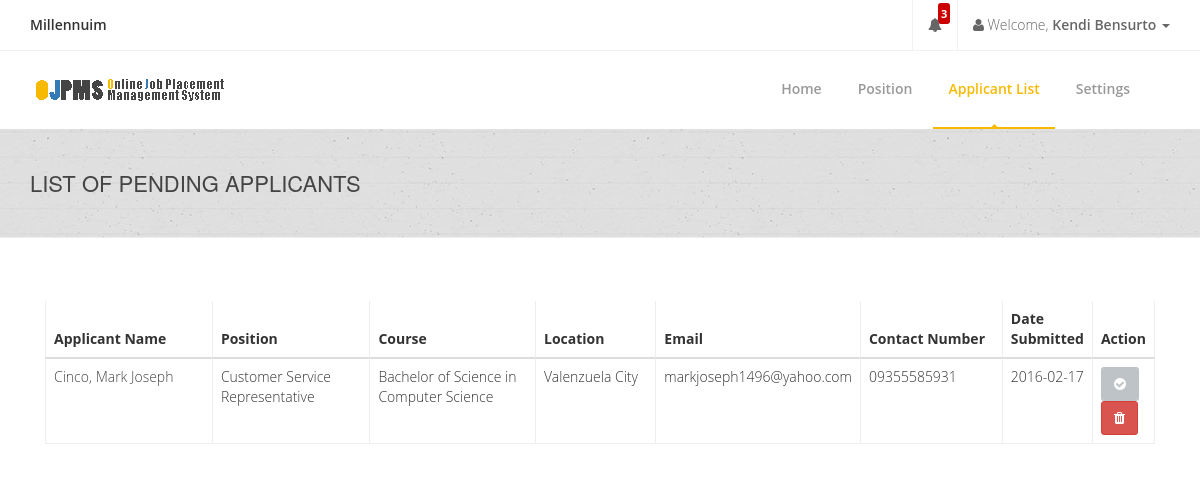
The page /company/company-pendingapplicants.php (signed in) on the database its author committed.
### tables this page shows
CREATE TABLE `companyinfotbl` (
  `CompanyID` int(255) NOT NULL AUTO_INCREMENT,
  `CompanyName` varchar(255) DEFAULT NULL,
  `Description` varchar(10000) DEFAULT NULL,
  `Industry` varchar(255) DEFAULT '',
  `Classification` varchar(255) DEFAULT NULL,
  `City` varchar(255) DEFAULT NULL,
  `PostalCode` varchar(255) DEFAULT NULL,
  `PhoneNum` varchar(255) DEFAULT NULL,
  `MobileNum` varchar(255) DEFAULT NULL,
  `Fax` varchar(255) DEFAULT NULL,
  `FirstName` varchar(255) DEFAULT NULL,
  `MiddleName` varchar(255) DEFAULT NULL,
  `LastName` varchar(255) DEFAULT NULL,
  `Position` varchar(255) DEFAULT NULL,
  `Department` varchar(255) DEFAULT NULL,
  `Email` varchar(255) DEFAULT NULL,
  `Password` varchar(255) DEFAULT NULL,
  `SaltedPassword` varchar(255) DEFAULT NULL,
  `Address` varchar(255) DEFAULT NULL,
  `Status` varchar(255) DEFAULT NULL,
  `Website` varchar(255) DEFAULT NULL,
  `ProfileImage` varchar(255) DEFAULT NULL,
  PRIMARY KEY (`CompanyID`)
);

CREATE TABLE `requesttocompanytbl` (
  `RID` int(11) NOT NULL AUTO_INCREMENT,
  `CompanyID` varchar(255) NOT NULL,
  `StudentID` varchar(255) NOT NULL,
  `PositionID` varchar(255) NOT NULL,
  `Status` varchar(10) NOT NULL,
  `DateSubmitted` varchar(255) NOT NULL,
  `_Date` varchar(255) NOT NULL,
  `Message` varchar(255) NOT NULL,
  PRIMARY KEY (`RID`)
);

CREATE TABLE `studentinfotbl` (
  `StudentID` varchar(255) NOT NULL,
  `Password` varchar(255) NOT NULL,
  `SaltedPassword` varchar(255) NOT NULL,
  `FirstName` varchar(255) NOT NULL,
  `MiddleName` varchar(255) NOT NULL,
  `LastName` varchar(255) NOT NULL,
  `Gender` varchar(255) NOT NULL,
  `Birthdate` varchar(255) NOT NULL,
  `Status` varchar(255) NOT NULL,
  `CivilStatus` varchar(255) NOT NULL,
  `Nationality` varchar(255) NOT NULL,
  `EmploymentStatus` varchar(255) NOT NULL,
  `FBLink` varchar(255) NOT NULL,
  `TwitterLink` varchar(255) NOT NULL,
  `ProfileImage` varchar(255) NOT NULL,
  `MajorCourse` varchar(255) NOT NULL,
  `Objectives` varchar(300) NOT NULL,
  PRIMARY KEY (`StudentID`)
);

CREATE TABLE `comppositiontbl` (
  `PositionID` int(11) NOT NULL AUTO_INCREMENT,
  `CompanyID` varchar(50) DEFAULT NULL,
  `Email` varchar(255) DEFAULT NULL,
  `PostingDateFrom` varchar(255) DEFAULT NULL,
  `PostingDateTo` varchar(255) DEFAULT NULL,
  `PositionTitle` varchar(255) DEFAULT NULL,
  `PositionLevel` varchar(255) DEFAULT NULL,
  `JobDescription` varchar(255) DEFAULT NULL,
  `JSpecialization` varchar(255) DEFAULT NULL,
  `EType` varchar(255) DEFAULT NULL,
  `AvPosition` varchar(255) DEFAULT NULL,
  `MonthlySalary` varchar(255) DEFAULT NULL,
  `YExperience` varchar(255) DEFAULT NULL,
  `DegreeLevel` varchar(255) DEFAULT NULL,
  `Languages` varchar(255) DEFAULT NULL,
  `ReqSkills` varchar(500) DEFAULT NULL,
  `Tags` varchar(255) DEFAULT NULL,
  PRIMARY KEY (`PositionID`)
);

CREATE TABLE `coursetbl` (
  `CourseID` int(11) NOT NULL AUTO_INCREMENT,
  `CourseTitle` varchar(255) NOT NULL,
  `CourseCode` varchar(255) NOT NULL,
  `CourseDescription` varchar(255) NOT NULL,
  PRIMARY KEY (`CourseID`)
);

CREATE TABLE `studcontactstbl` (
  `ContactsID` int(11) NOT NULL AUTO_INCREMENT,
  `StudentID` varchar(255) NOT NULL,
  `Email` varchar(255) NOT NULL,
  `Address` varchar(255) NOT NULL,
  `MobileNumber` varchar(255) NOT NULL,
  `Region` varchar(255) NOT NULL,
  `HomeNumber` varchar(255) NOT NULL,
  `PostalCode` varchar(255) NOT NULL,
  `WorkNumber` varchar(255) NOT NULL,
  `City` varchar(255) NOT NULL,
  PRIMARY KEY (`ContactsID`)
);

### connection.php (called while the page is built, shortened)
<?php
class GSecureSQLConfig
{
    static function get_mysqli_config($type = NULL)
    {
        if (strtoupper($type) == 'LOCALHOST') {
            return array(
                'host' => 'localhost:3306',
                'user' => 'root',
                'pass' => '',
                'db' => 'e2edb'
            );
        } else {
            return array(
                'host' => 'mysql.hostinger.ph',
                'user' => 'u987316885_e2edb',
                'pass' => 'o2ehQX3wqO',
                'db' => 'u987316885_e2edb'
            );
        }
    }
}
class GSecureSQL
{
    private static $config;
    private static function _get_mysqli_config()
    {
        self::$config = GSecureSQLConfig::get_mysqli_config();
    }
    static function query($sql, $has_return = FALSE, $types = NULL)
    {
        $cn = new mysqli(
            self::$config['host'],
            self::$config['user'],
            self::$config['pass'],
            self::$config['db']
        );
        $ret = NULL;
        $st = $cn->prepare($sql);
        if (is_null($types)) {
            if (!$has_return) {
                $st->execute();
                $st->close();
                $cn->close();
                $ret = 'Query has been executed';
            } else {
                $st->execute();
                $code_result = '$st->bind_result(';
                $bool = false;
                $p = array();
                for($i = 0; $i < $st->field_count; $i++){
                    if(!$bool){
                        $bool = true;
                        $code_result .= '$p[' . $i . ']';
                    }else{
                        $code_result .= ',$p[' . $i . ']';
                    }
                }
                $code_result .= ');';
                eval($code_result);
                $ret = array();
                $k = 0;
                while($st->fetch()){
                    for($i = 0; $i < count($p); $i++){
                        $ret[$k][$i] = $p[$i];
                    }
                    $k++;
                }
                $st->close();
                $cn->close();
            }
        } else {
            if (!$has_return) {
                $arg = func_get_args();
                $code = '$st->bind_param($types';
                for ($i = 3; $i < count($arg); $i++) {
                    $code .= ',$arg[' . $i . ']';
                }
                $code .= ');';
                eval($code);
                $st->execute();
                $st->close();
                $cn->close();
            } else {
                $arg = func_get_args();
                $code = '$st->bind_param($types';
                for ($i = 3; $i < count($arg); $i++) {
                    $code .= ',$arg[' . $i . ']';
                }
                $code .= ');';
                eval($code);
                $st->execute();
                $code_result = '$st->bind_result(';
                $bool = false;
                $p = array();
                for($i = 0; $i < $st->field_count; $i++){
                    if(!$bool){
                        $bool = true;
                        $code_result .= '$p[' . $i . ']';
                    }else{
                        $code_result .= ',$p[' . $i . ']';
                    }
                }
                $code_result .= ');';
                eval($code_result);
                $ret = array();
                $k = 0;
                while($st->fetch()){
                    for($i = 0; $i < count($p); $i++){
                        $ret[$k][$i] = $p[$i];
                    }
                    $k++;
                }
            }
        }
        return $ret;
    }
}

### company/company-pendingapplicants.php (the view, shortened to what this page needs)
<?php
include('../connection.php');
if (isset($_SESSION['CompanyID'])) {
    $CompanyID = $_SESSION['CompanyID'];
} else {
    header("location: ../login-company.php");
}
$companyinfo_tbl =
    GSecureSQL::query(
        "SELECT CompanyName, FirstName, LastName FROM companyinfotbl WHERE CompanyID = ?",
        TRUE,
        "s",
        $CompanyID
    );
$CompanyName = $companyinfo_tbl[0][0];
$cFirstName = $companyinfo_tbl[0][1];
$cLastName = $companyinfo_tbl[0][2];
?>
<!doctype html>
<html lang="en">
<head>
    <link href="../css/bootstrap.min.css" rel="stylesheet"/>
    <link href="../css/bootstrapValidator.min.css" rel="stylesheet"/>
    <link rel="stylesheet" href="../css/font-awesome.min.css" type="text/css" media="screen">
    <link rel="stylesheet" type="text/css" href="../fonts/ffonts/montserrat.css">
    <link rel="stylesheet" type="text/css" href="../fonts/ffonts/open-sans.css">
    <link rel="stylesheet" type="text/css" href="../css/slicknav.css" media="screen">
    <link rel="stylesheet" type="text/css" href="../css/style.css" media="screen">
    <link rel="stylesheet" type="text/css" href="../css/responsive.css" media="screen">
    <link rel="stylesheet" type="text/css" href="../css/animate.css" media="screen">
    <link rel="stylesheet" type="text/css" href="../css/colors/yellow.css" title="yellow" media="screen"/>
    <link rel="stylesheet" href="../css/notif.css"/>
</head>
<body>
<div id="container">
    <div class="hidden-header"></div>
    <header class="clearfix">
        <div class="top-bar">
            <div class="container">
                <div class="row">
                    <div class="col-md-7">
                        <ul class="contact-details">
                            <li class="profile-name"><b><?php echo $CompanyName; ?></b></li>
                        </ul>
                    </div>
                    <div class="col-md-5">
                        <ul class="nav navbar-nav navbar-right">
                            <li class="dropdown icon-border" id="notificationLink">
                                <span id="notification_count">3</span>
                                <a href="#" class="bell itl-tooltip" data-placement="bottom" data-toggle="dropdown"><i
                                        class="fa fa-bell"></i></a>
                            </li>
                            <li class="dropdown">
                                <a href="#" class="dropdown-toggle" data-toggle="dropdown"><b class="fa fa-user"></b>
                                    Welcome, <b><?php echo $cFirstName . " " . $cLastName; ?> </b><b class="caret"></b></a>
                            </li>
                        </ul>
                    </div>
                </div>
            </div>
        </div>
        <div class="navbar navbar-default navbar-top">
            <div class="container">
                <div class="navbar-header">
                    <a class="navbar-brand" href="">
                        <img src="../images/ojpms.png">
                    </a>
                </div>
                <div class="navbar-collapse collapse">
                    <ul class="nav navbar-nav navbar-right">
                        <li>
                            <a href="company.php">Home</a>
                        </li>
                        <li>
                            <a>Position</a>
                        </li>
                        <li>
                            <a class="active">Applicant List</a>
                        </li>
                        <li>
                            <a href="company-settings.php">Settings</a>
                        </li>
                    </ul>
                </div>
            </div>
        </div>
    </header>
    <div class="page-banner" style="padding:40px 0; center #f9f9f9;">
        <div class="container">
            <div class="row">
                <div class="col-md-6">
                    <h2>List of Pending Applicants</h2>
                </div>
            </div>
        </div>
    </div>
    <br><br><br>
    <div class="container">
        <div class="col-md-12">
            <table class="table segment table-hover">
                <thead>
                <tr>
                    <th width='20%' class='tabletitle'>Applicant Name</th>
                    <th width='17%' class='tabletitle'>Position</th>
                    <th width='20%' class='tabletitle'>Course</th>
                    <th width='13%' class='tabletitle'>Location</th>
                    <th width='15%' class='tabletitle'>Email</th>
                    <th width='15%' class='tabletitle'>Contact Number</th>
                    <th width='15%' class='tabletitle'>Date Submitted</th>
                    <th width='10%' class='tabletitle'>Action</th>
                </thead>
                <?php
                $requesttocompany_tbl =
                    GSecureSQL::query(
                        "SELECT
                              requesttocompanytbl.RID,
                              requesttocompanytbl.StudentID,
                              requesttocompanytbl.PositionID,
                              requesttocompanytbl.Status,
                              studentinfotbl.StudentID,
                              studentinfotbl.FirstName,
                              studentinfotbl.LastName,
                              studentinfotbl.MajorCourse,
                              studcontactstbl.StudentID,
                              studcontactstbl.City,
                              studcontactstbl.Email,
                              comppositiontbl.PositionID,
                              comppositiontbl.PositionTitle,
                              requesttocompanytbl.DateSubmitted,
                              studcontactstbl.MobileNumber
                              FROM
                              requesttocompanytbl
                              INNER JOIN comppositiontbl ON requesttocompanytbl.PositionID = comppositiontbl.PositionID
                              INNER JOIN studentinfotbl ON requesttocompanytbl.StudentID = studentinfotbl.StudentID
                              INNER JOIN studcontactstbl ON studentinfotbl.StudentID = studcontactstbl.StudentID
                              WHERE requesttocompanytbl.Status = 'Pending' AND requesttocompanytbl.CompanyID = ?
                              ",
                        TRUE,
                        "s",
                        $CompanyID
                    );
                foreach ($requesttocompany_tbl as $value) {
                    $RID = $value[0];
                    $PositionLevel = $value[12];
                    $FirstName = $value[5];
                    $LastName = $value[6];
                    $MajorCourse = $value[7];
                    $Location = $value[9];
                    $Email = $value[10];
                    $DateSubmitted = $value[13];
                    $ContactNumber = $value[14];
                    $coursetbl =
                        GSecureSQL::query(
                            "SELECT CourseTitle FROM coursetbl WHERE CourseCode = ?",
                            TRUE,
                            "s",
                            $MajorCourse
                        );
                    foreach ($coursetbl as $value1) {
                        $MajorCourse = $value1[0];
                    }
                    ?>
                    <tbody>
                    <tr>
                        <td width='20%' class=tabletitle><a href=''><?php echo $LastName . ", " . $FirstName; ?></a></td>
                        <td width='17%' class=tabletitle><?php echo $PositionLevel; ?></td>
                        <td width='20%' class=tabletitle><?php echo $MajorCourse; ?></td>
                        <td width='12%' class=tabletitle><?php echo $Location; ?></td>
                        <td width='15%' class=tabletitle><?php echo $Email; ?></td>
                        <td width='15%' class=tabletitle><?php echo $ContactNumber; ?></td>
                        <td width='15%' class=tabletitle><?php echo $DateSubmitted; ?></td>
                        <td>
                            <button class='btn btn-default' data-toggle='modal'
                                    data-target='#AcceptRequest<?php echo $RID; ?>'>
                                <i class='fa fa-check-circle'></i></button>
                            <button class='btn btn-danger' data-toggle='modal'
                                    data-target='#DeclineRequest<?php echo $RID; ?>'>
                                <i class='fa fa-trash fa-1x'></i></button>
                        </td>
                    </tbody>
                    <?php
                }
                ?>
            </table>
        </div>
    </div>
</body>
</html>

### css/colors/yellow.css (style rules this page uses)
a { color: #444; }
.navbar-default .navbar-nav > li:hover > a, .navbar-default .navbar-nav > li > a.active { color: #f8ba01; }
.navbar-default .navbar-nav > li > a:after { background-color: #f8ba01; }
.navbar-default .navbar-nav > li > a.active, .navbar-default .navbar-nav > li:hover > a { border-color: #f8ba01; }

### css/notif.css (style rules this page uses)
#notification_count { padding: 0 3px; background: #cc0000; color: #ffffff; font-weight: bold; margin-left: 25px; border-radius: 3px; -moz-border-radius: 3px; -webkit-border-radius: 3px; position: absolute; margin-top: 3px; font-size: 11px; }
.icon-border { border-left: 1px solid #f2f2f2; border-right: 1px solid #f2f2f2; }

### rows shown on the page
companyinfotbl: CompanyName "Millennuim", FirstName "Kendi", LastName "Bensurto"
requesttocompanytbl: StudentID.LastName "Cinco", StudentID.FirstName "Mark Joseph", PositionID.PositionTitle "Customer Service Representative", coursetbl.CourseTitle "Bachelor of Science in Computer Science", studcontactstbl.City "Valenzuela City", studcontactstbl.Email "markjoseph1496@yahoo.com", studcontactstbl.MobileNumber "09355585931", DateSubmitted "2016-02-17"
